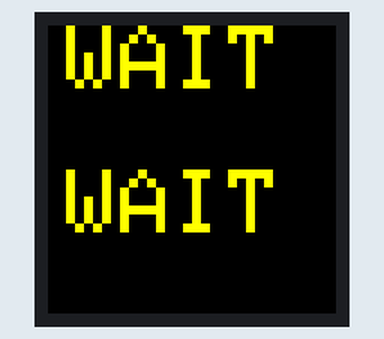
Recording of a sketch running on a simulated ESP32. Shown: 32×32 colour display. What the sketch prints to the serial monitor is not drawn.

Above: at 0.7 s.

The sketch:

esp32_slave4_v1_0.ino
```cpp
/*
  Slave 4  v1.0  —  Shot Clock BOTTOM panel  (32 × 32 px)
  ─────────────────────────────────────────────────────
  Each panel : 32×16 px  →  2 rows × 1 col = 32×32 px per slave
  Combined   : Slave 3 (top) + Slave 4 (bottom) = 32×64 px

  Combined display layout:
    ≥ 10 s  →  Slave 3 = TENS digit    Slave 4 = UNITS digit
    <  10 s  →  Slave 3 = main digit    Slave 4 = ".tenths"
*/

#define PxMATRIX_SPI_FREQUENCY 20000000
#include <PxMatrix.h>
#include <esp_now.h>
#include <WiFi.h>
#include "esp_wifi.h"

#define P_LAT  5
#define P_A   19
#define P_B   23
#define P_C   18
#define P_OE   4

// 2 rows × 1 col of 32×16 panels = 32×32 px
PxMATRIX display(32, 32, P_LAT, P_OE, P_A, P_B, P_C);

uint16_t C_BLACK, C_CYAN;

// ── Polled scan ───────────────────────────────────────────────────────────────
static unsigned long lastScan = 0;
void scanIfNeeded() {
    unsigned long now = micros();
    if ((long)(now - lastScan) >= 2000) {
        display.display(40);
        lastScan = now;
    }
}
void waitMs(long ms) {
    long end = (long)millis() + ms;
    while ((long)(millis() - end) < 0) scanIfNeeded();
}

// ── BoardData (must match master exactly) ────────────────────────────────────
typedef struct __attribute__((packed)) {
    char eventName[32]; char teamA[16]; char teamB[16];
    int  scoreA, scoreB, clockSecs, clockTenths, quarter;
    char possession;
    int  foulsA, foulsB, timeoutsA, timeoutsB, screenMask;
    int  clockRunning, shotSecs, shotTenths, shotRunning, eventScroll;
} BoardData;

BoardData rxBuf; volatile bool newData = false; bool connected = false;

void onReceive(const uint8_t* mac, const uint8_t* data, int len) {
    if (len == sizeof(BoardData)) { memcpy(&rxBuf, data, sizeof(rxBuf)); newData = true; }
}

// ── Draw (Slave 4 = BOTTOM half of combined display) ─────────────────────────
//   ≥10 s : show UNITS digit  (e.g. "4" from "24")
//   < 10 s : show ".tenths"   (e.g. ".5" from "9.5")
//
//   size 4 = 24×32 px → fills the full 32×32 panel height, centred horizontally
void drawBottom(int secs, int tenths) {
    display.fillRect(0, 0, 32, 32, C_BLACK);
    display.setTextWrap(false);
    display.setTextColor(C_CYAN);
    display.setTextSize(4);   // 24×32 px per char

    char buf[4];
    if (secs >= 10) {
        snprintf(buf, sizeof(buf), "%d", secs % 10);   // units digit only
    } else {
        snprintf(buf, sizeof(buf), ".%d", tenths);      // ".t"
    }

    // centre in 32 px:
    //   single char (24 px wide) → x = (32-24)/2 = 4
    //   ".t"  (2 chars = 48 px wide) → x = 0 (slight clip is fine, or use size 3)
    int tw = (int)strlen(buf) * 24;
    int tx = max(0, (32 - tw) / 2);
    display.setCursor(tx, 0);
    display.print(buf);
}

// ── WAIT screen ───────────────────────────────────────────────────────────────
void showWait() {
    display.fillRect(0, 0, 32, 32, C_BLACK);
    display.setTextSize(1);
    display.setTextWrap(false);
    display.setTextColor(C_CYAN);
    display.setCursor(2, 0);   display.print("WAIT");
    display.setCursor(2, 16);  display.print("WAIT");
}

// ── Setup ─────────────────────────────────────────────────────────────────────
void setup() {
    delay(500);
    Serial.begin(115200);
    display.begin(8);
    delay(100);

    C_BLACK = display.color565(  0,   0,   0);
    C_CYAN  = display.color565(255, 255,   0);  // R↔B swap

    display.clearDisplay();
    display.setBrightness(150);
    display.setTextWrap(false);
    display.setRotation(0);

    showWait();

    WiFi.mode(WIFI_STA);
    esp_wifi_set_ps(WIFI_PS_NONE);
    Serial.print("Slave4 MAC: "); Serial.println(WiFi.macAddress());
    memset(&rxBuf, 0, sizeof(rxBuf));

    if (esp_now_init() != ESP_OK) {
        Serial.println("ESP-NOW FAILED");
    } else {
        esp_now_register_recv_cb(onReceive);
        Serial.println("Slave 4 v1.0 ready — 32x32 bottom panel");
    }
}

// ── Loop ──────────────────────────────────────────────────────────────────────
void loop() {
    scanIfNeeded();
    if (!newData) return;
    newData = false;
    if (!connected) { connected = true; Serial.println("Master connected"); }
    drawBottom(rxBuf.shotSecs, rxBuf.shotTenths);
}
```
